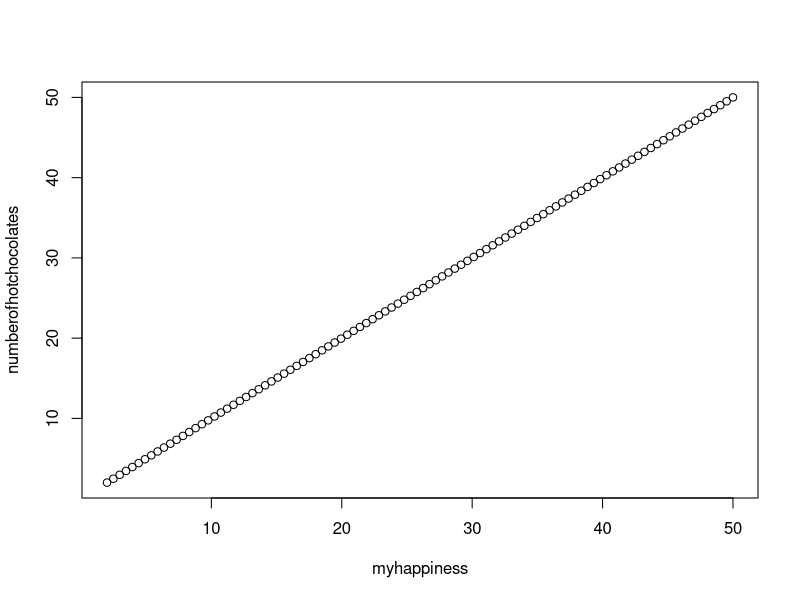
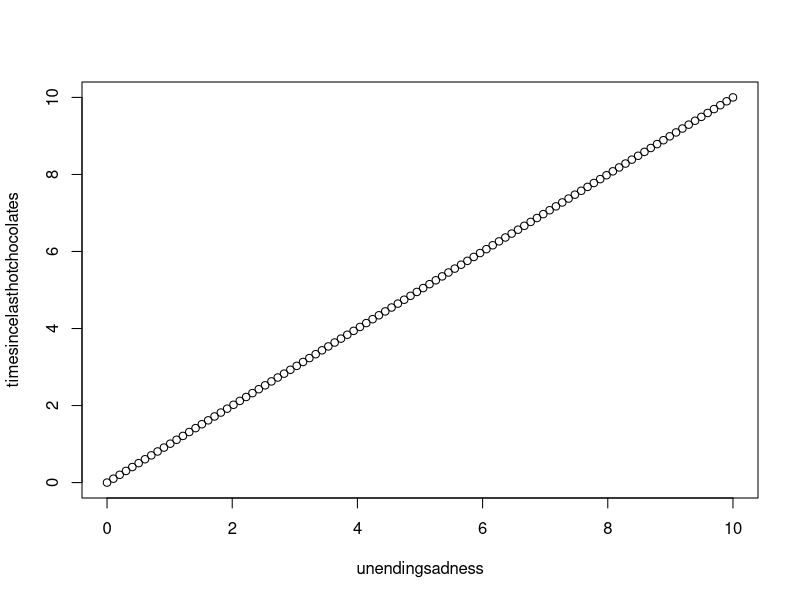

Write the R code that produced these figures, in order.
## ---- chunk 1
myhappiness<-seq(50,2,length=100)
numberofhotchocolates<-seq(50,2,length=100)
plot(myhappiness, numberofhotchocolates)

## ---- chunk 2
unendingsadness<-seq(10,0, length=100)
timesincelasthotchocolates<-seq(10,0, length=100)
plot(unendingsadness, timesincelasthotchocolates)

